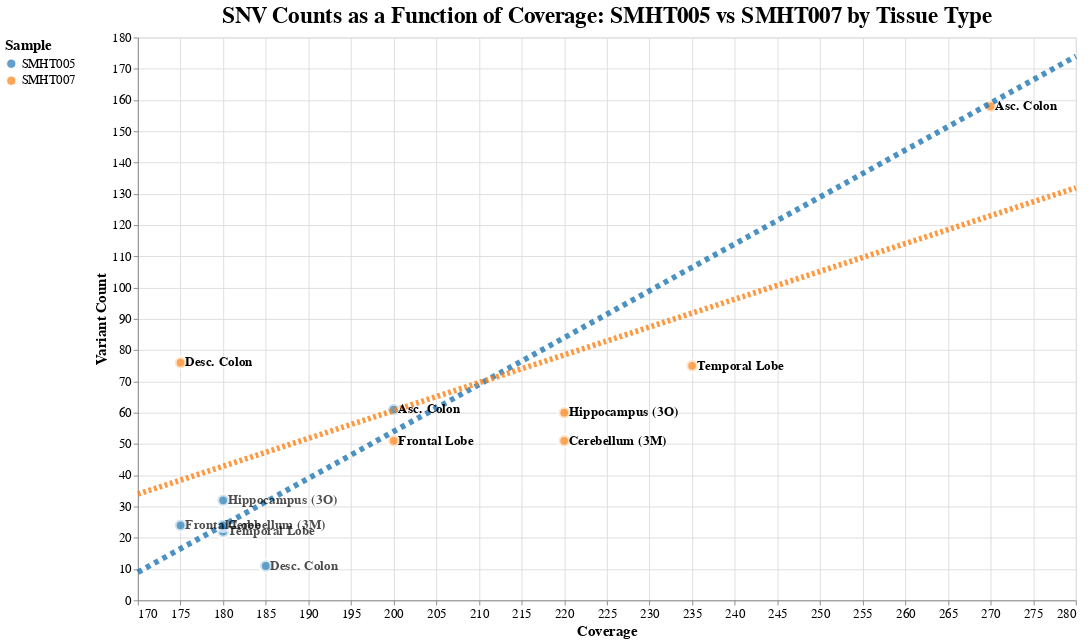

Notebook code cell kept with this figure:
### Code cell
import altair as alt
import pandas as pd
import numpy as np

# Data
smht005_variant_counts = [28, 24, 28, 34, 79, 15]
smht007_variant_counts = [102, 194, 120, 142, 391, 136]

smht005_snvs = [24, 22, 24, 32, 61, 11]
smht007_snvs = [51, 75, 51, 60, 158, 76]

smht005_coverage = [175, 180, 180, 180, 200, 185]
smht007_coverage = [200, 235, 220, 220, 270, 175]

tissues = ['Frontal Lobe (3K)', 'Temporal Lobe (3L)', 'Cerebellum (3M)', 
           'Hippocampus (3O)', 'Asc. Colon (3E)', 'Desc. Colon (3G)']

# Create combined dataset
data = pd.DataFrame({
    'tissue': tissues + tissues,
    'individual': ['SMHT005'] * 6 + ['SMHT007'] * 6,
    'coverage': smht005_coverage + smht007_coverage,
    'variant_count': smht005_snvs + smht007_snvs,
    'normalized_variants': ([v/c for v, c in zip(smht005_snvs, smht005_coverage)] + 
                           [v/c for v, c in zip(smht007_snvs, smht007_coverage)])
})

# Create shortened tissue names for labels
data['short_tissue'] = [tissue.split(' ')[0] + ' ' + tissue.split(' ')[1] for tissue in data['tissue']]

# Individual color scheme
individual_colors = ['#1f77b4', '#ff7f0e']   
individual_color_scale = alt.Scale(domain=['SMHT005', 'SMHT007'], range=individual_colors)

# Create scatter plot - NO SHAPE ENCODING to remove shape legend
scatter = alt.Chart(data).mark_circle(size=150, stroke='white', strokeWidth=4).encode(
    x=alt.X('coverage:Q', 
            title='Coverage',
            scale=alt.Scale(zero=False)),
    y=alt.Y('variant_count:Q', 
            title='Variant Count'),
    color=alt.Color('individual:N',
                    scale=individual_color_scale,
                    legend=alt.Legend(title="Sample",
                                    orient="left",
                                    titleFontSize=16,
                                    labelFontSize=14)),
    tooltip=['tissue:N', 'individual:N', 'coverage:Q', 'variant_count:Q', 
             alt.Tooltip('normalized_variants:Q', format='.3f', title='Variants/Coverage')]
)

# Add trend lines for each individual with matching colors - NO LEGEND
line_smht005 = alt.Chart(data[data['individual'] == 'SMHT005']).mark_line(
    color=individual_colors[0], strokeDash=[5, 5], strokeWidth=6, opacity=0.8
).transform_regression(
    'coverage', 'variant_count', 
    extent=[170, 280]  # Extend regression line across full chart width
).encode(
    x='coverage:Q',
    y='variant_count:Q'
)

line_smht007 = alt.Chart(data[data['individual'] == 'SMHT007']).mark_line(
    color=individual_colors[1], strokeDash=[3, 3], strokeWidth=6, opacity=0.8
).transform_regression(
    'coverage', 'variant_count',
    extent=[170, 280]  # Extend regression line across full chart width
).encode(
    x='coverage:Q',
    y='variant_count:Q'
)

# Add text labels for each point
text = alt.Chart(data).mark_text(
    align='left',
    baseline='middle',
    dx=5,
    fontSize=14,
    fontWeight='bold'
).encode(
    x='coverage:Q',
    y='variant_count:Q',
    text='short_tissue:N',
    color=alt.value('black'),
    opacity=alt.condition(alt.datum.variant_count > 50, alt.value(1.0), alt.value(0.7))
)

# Combine all elements
chart = (scatter + line_smht005 + line_smht007 + text).properties(
    width=1000,
    height=600,
    title='SNV Counts as a Function of Coverage: SMHT005 vs SMHT007 by Tissue Type'
).configure_title(
    fontSize=24,
    anchor='middle'
).configure_axis(
    labelFontSize=14,
    titleFontSize=16
).configure_legend(
    labelFontSize=14,
    titleFontSize=16
)

# Display the chart
chart.show()

# Print normalized values for comparison
print("Normalized Variant Counts (Variants per Unit Coverage):")
print("=" * 55)
for i, tissue in enumerate(tissues):
    smht005_norm = smht005_snvs[i] / smht005_coverage[i]
    smht007_norm = smht007_snvs[i] / smht007_coverage[i]
    ratio = smht007_norm / smht005_norm if smht005_norm > 0 else float('inf')
    print(f"{tissue:20} | SMHT005: {smht005_norm:.3f} | SMHT007: {smht007_norm:.3f} | Ratio: {ratio:.2f}")

### Figure 1 — Vega-Lite specification as saved in the notebook (floating-point values rounded to 4 significant figures)
{"config": {"view": {"continuousWidth": 300, "continuousHeight": 300}, "axis": {"labelFontSize": 14, "titleFontSize": 16}, "legend": {"labelFontSize": 14, "titleFontSize": 16}, "title": {"anchor": "middle", "fontSize": 24}}, "layer": [{"data": {"name": "data-235cce856393331448a3d1be1aff6310"}, "mark": {"type": "circle", "size": 150, "stroke": "white", "strokeWidth": 4}, "encoding": {"color": {"field": "individual", "legend": {"labelFontSize": 14, "orient": "left", "title": "Sample", "titleFontSize": 16}, "scale": {"domain": ["SMHT005", "SMHT007"], "range": ["#1f77b4", "#ff7f0e"]}, "type": "nominal"}, "tooltip": [{"field": "tissue", "type": "nominal"}, {"field": "individual", "type": "nominal"}, {"field": "coverage", "type": "quantitative"}, {"field": "variant_count", "type": "quantitative"}, {"field": "normalized_variants", "format": ".3f", "title": "Variants/Coverage", "type": "quantitative"}], "x": {"field": "coverage", "scale": {"zero": false}, "title": "Coverage", "type": "quantitative"}, "y": {"field": "variant_count", "title": "Variant Count", "type": "quantitative"}}}, {"data": {"name": "data-e246237bcdd45d4de0b036e71706679c"}, "mark": {"type": "line", "color": "#1f77b4", "opacity": 0.8, "strokeDash": [5, 5], "strokeWidth": 6}, "encoding": {"x": {"field": "coverage", "type": "quantitative"}, "y": {"field": "variant_count", "type": "quantitative"}}, "transform": [{"on": "coverage", "regression": "variant_count", "extent": [170, 280]}]}, {"data": {"name": "data-a697c967a1e63a4a418b6a85c1645137"}, "mark": {"type": "line", "color": "#ff7f0e", "opacity": 0.8, "strokeDash": [3, 3], "strokeWidth": 6}, "encoding": {"x": {"field": "coverage", "type": "quantitative"}, "y": {"field": "variant_count", "type": "quantitative"}}, "transform": [{"on": "coverage", "regression": "variant_count", "extent": [170, 280]}]}, {"data": {"name": "data-235cce856393331448a3d1be1aff6310"}, "mark": {"type": "text", "align": "left", "baseline": "middle", "dx": 5, "fontSize": 14, "fontWeight": "bold"}, "encoding": {"color": {"value": "black"}, "opacity": {"condition": {"test": "(datum.variant_count > 50)", "value": 1.0}, "value": 0.7}, "text": {"field": "short_tissue", "type": "nominal"}, "x": {"field": "coverage", "type": "quantitative"}, "y": {"field": "variant_count", "type": "quantitative"}}}], "height": 600, "title": "SNV Counts as a Function of Coverage: SMHT005 vs SMHT007 by Tissue Type", "width": 1000, "$schema": "https://vega.github.io/schema/vega-lite/v5.20.1.json", "datasets": {"data-235cce856393331448a3d1be1aff6310": [{"tissue": "Frontal Lobe (3K)", "individual": "SMHT005", "coverage": 175, "variant_count": 24, "normalized_variants": 0.1371, "short_tissue": "Frontal Lobe"}, {"tissue": "Temporal Lobe (3L)", "individual": "SMHT005", "coverage": 180, "variant_count": 22, "normalized_variants": 0.1222, "short_tissue": "Temporal Lobe"}, {"tissue": "Cerebellum (3M)", "individual": "SMHT005", "coverage": 180, "variant_count": 24, "normalized_variants": 0.1333, "short_tissue": "Cerebellum (3M)"}, {"tissue": "Hippocampus (3O)", "individual": "SMHT005", "coverage": 180, "variant_count": 32, "normalized_variants": 0.1778, "short_tissue": "Hippocampus (3O)"}, {"tissue": "Asc. Colon (3E)", "individual": "SMHT005", "coverage": 200, "variant_count": 61, "normalized_variants": 0.305, "short_tissue": "Asc. Colon"}, {"tissue": "Desc. Colon (3G)", "individual": "SMHT005", "coverage": 185, "variant_count": 11, "normalized_variants": 0.05946, "short_tissue": "Desc. Colon"}, {"tissue": "Frontal Lobe (3K)", "individual": "SMHT007", "coverage": 200, "variant_count": 51, "normalized_variants": 0.255, "short_tissue": "Frontal Lobe"}, {"tissue": "Temporal Lobe (3L)", "individual": "SMHT007", "coverage": 235, "variant_count": 75, "normalized_variants": 0.3191, "short_tissue": "Temporal Lobe"}, {"tissue": "Cerebellum (3M)", "individual": "SMHT007", "coverage": 220, "variant_count": 51, "normalized_variants": 0.2318, "short_tissue": "Cerebellum (3M)"}, {"tissue": "Hippocampus (3O)", "individual": "SMHT007", "coverage": 220, "variant_count": 60, "normalized_variants": 0.2727, "short_tissue": "Hippocampus (3O)"}, {"tissue": "Asc. Colon (3E)", "individual": "SMHT007", "coverage": 270, "variant_count": 158, "normalized_variants": 0.5852, "short_tissue": "Asc. Colon"}, {"tissue": "Desc. Colon (3G)", "individual": "SMHT007", "coverage": 175, "variant_count": 76, "normalized_variants": 0.4343, "short_tissue": "Desc. Colon"}], "data-e246237bcdd45d4de0b036e71706679c": [{"tissue": "Frontal Lobe (3K)", "individual": "SMHT005", "coverage": 175, "variant_count": 24, "normalized_variants": 0.1371, "short_tissue": "Frontal Lobe"}, {"tissue": "Temporal Lobe (3L)", "individual": "SMHT005", "coverage": 180, "variant_count": 22, "normalized_variants": 0.1222, "short_tissue": "Temporal Lobe"}, {"tissue": "Cerebellum (3M)", "individual": "SMHT005", "coverage": 180, "variant_count": 24, "normalized_variants": 0.1333, "short_tissue": "Cerebellum (3M)"}, {"tissue": "Hippocampus (3O)", "individual": "SMHT005", "coverage": 180, "variant_count": 32, "normalized_variants": 0.1778, "short_tissue": "Hippocampus (3O)"}, {"tissue": "Asc. Colon (3E)", "individual": "SMHT005", "coverage": 200, "variant_count": 61, "normalized_variants": 0.305, "short_tissue": "Asc. Colon"}, {"tissue": "Desc. Colon (3G)", "individual": "SMHT005", "coverage": 185, "variant_count": 11, "normalized_variants": 0.05946, "short_tissue": "Desc. Colon"}], "data-a697c967a1e63a4a418b6a85c1645137": [{"tissue": "Frontal Lobe (3K)", "individual": "SMHT007", "coverage": 200, "variant_count": 51, "normalized_variants": 0.255, "short_tissue": "Frontal Lobe"}, {"tissue": "Temporal Lobe (3L)", "individual": "SMHT007", "coverage": 235, "variant_count": 75, "normalized_variants": 0.3191, "short_tissue": "Temporal Lobe"}, {"tissue": "Cerebellum (3M)", "individual": "SMHT007", "coverage": 220, "variant_count": 51, "normalized_variants": 0.2318, "short_tissue": "Cerebellum (3M)"}, {"tissue": "Hippocampus (3O)", "individual": "SMHT007", "coverage": 220, "variant_count": 60, "normalized_variants": 0.2727, "short_tissue": "Hippocampus (3O)"}, {"tissue": "Asc. Colon (3E)", "individual": "SMHT007", "coverage": 270, "variant_count": 158, "normalized_variants": 0.5852, "short_tissue": "Asc. Colon"}, {"tissue": "Desc. Colon (3G)", "individual": "SMHT007", "coverage": 175, "variant_count": 76, "normalized_variants": 0.4343, "short_tissue": "Desc. Colon"}]}}
